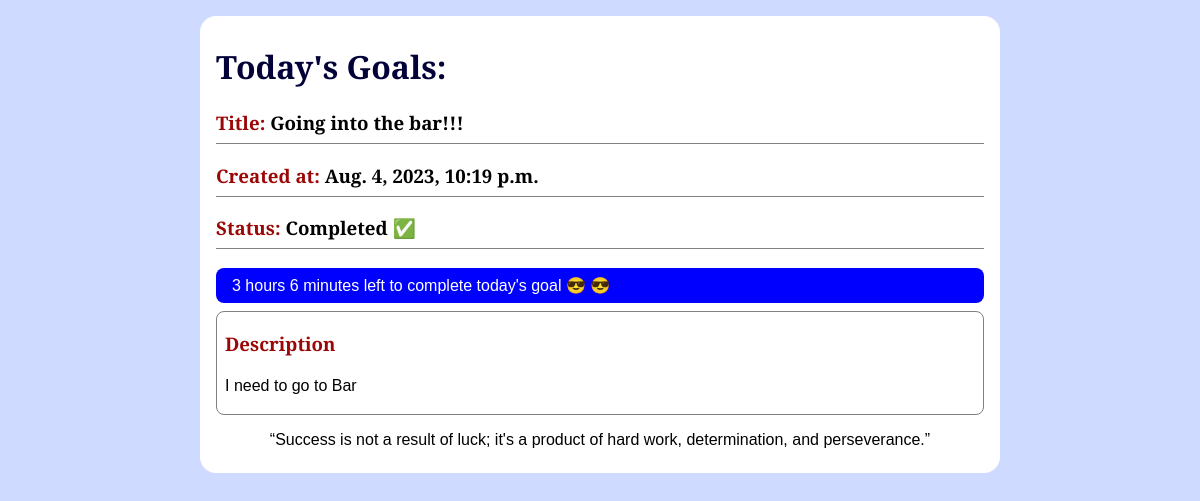
Before: /todos/39 with the older database file.
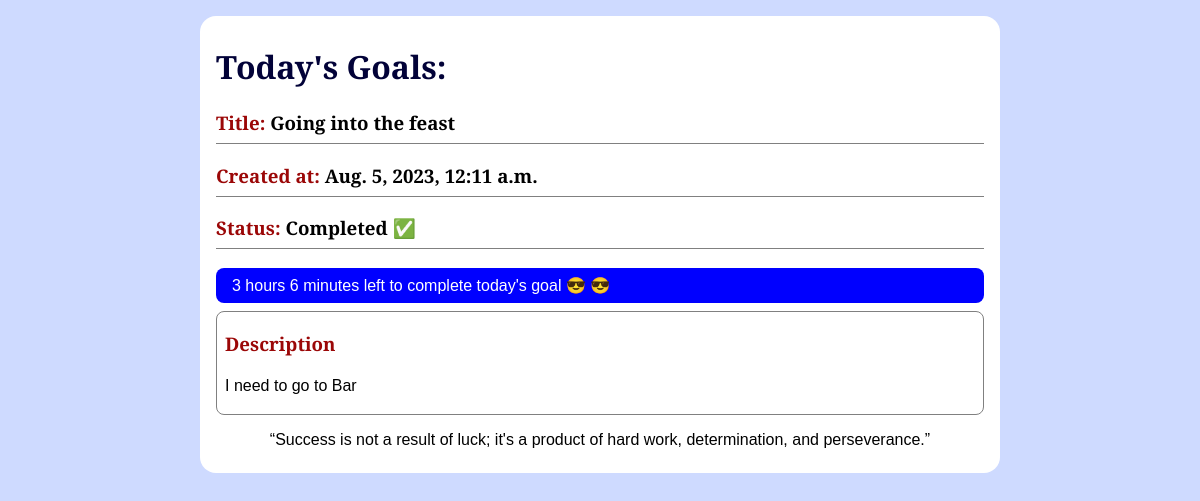
After: the same page with the newer database file.
### todos/models.py (models this page shows)
class Task(models.Model):
    title = models.CharField(max_length=200);
    description = models.CharField(max_length=200);
    category = models.ForeignKey(Category, on_delete=models.CASCADE)
    status = models.ForeignKey(Status, on_delete=models.CASCADE)
    date = models.DateTimeField(auto_now=True)

### todos/views.py (the view)
# urls.py: path('<int:task_id>', views.single),
def single(request, task_id):
    try:
        print(task_id)
        task = Task.objects.get(pk=task_id)
    except Task.DoesNotExist:
        raise Http404("Task does not exist")
    return render(request, "index2.html", {"task": task})

### todos/templates/index2.html (shortened to what this page needs)
{% load static %}
<!DOCTYPE html>
<html lang="en">
<head>
    <link rel="stylesheet" href="{% static 'style.css' %}">
</head>
<body>
    <div class="single_task">
        <h1>Today's Goals:</h1>
        <h3><span class="descr">Title:</span> {{ task.title }}</h3>
        <h3><span class="descr">Created at:</span> {{ task.date }}</h3>
        <h3><span class="descr">Status:</span> {% if task.status.id == 1 %} Pending {% else %} Completed ✅ {% endif %}
        </h3>
        <div style="margin-bottom: .5rem;background-color: blue; color: #fff; padding-inline: 1rem; padding-block: .5rem; border-radius: .5rem;">
            <p style="margin: 0;" id="remain_time"></p>
        </div>
        <div class="task_description">
            <h3><span class="descr">Description</span> </h3>
            <p>{{task.description}}</p>
        </div>
        <q id="quotes" style="padding:1rem; display:block; text-align: center;"></q>
    </div>
</body>
</html>

### todos/static/style.css (style rules this page uses)
* { box-sizing: border-box; font-family: 'Merriweather Sans', sans-serif; }
body { margin: 0; background-color: #cedaff; transition: filter .3s ease; }
.single_task h1 { color: rgb(2, 2, 56); }
.single_task { text-align: left !important; max-width: 800px; margin: auto; background-color: #fff; padding-inline: 1rem; padding-block: 0.5rem; margin-top: 1rem; border-radius: 1rem; }
.single_task>h3 { border-bottom: 1px solid grey; padding-bottom: .5rem; }
.task_description { border: 1px solid grey; border-radius: .5rem; padding-inline: .5rem; }
.descr { color: rgb(155, 7, 7); }
.task_description p { line-height: 1.5rem; }

Changed rows visible on the page:
changed Task "I need to go to Bar": title "Going into the bar!!!" → "Going into the feast"; date "Aug. 4, 2023, 10:19 p.m." → "Aug. 5, 2023, 12:11 a.m."
